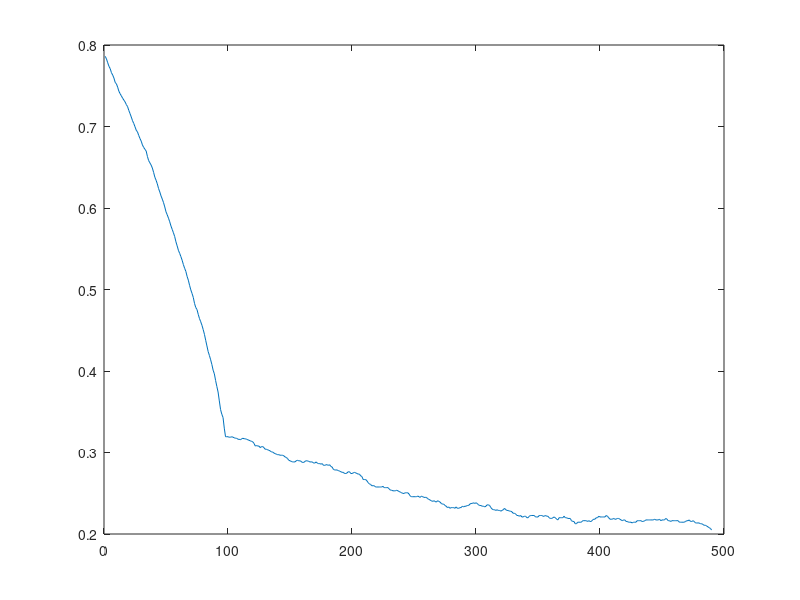

MATLAB code to generate this figure:
m = 100;
n = 100;
radius = 40;
center = [50, 50];
true_X = ones(m,n) * -1;  % true value
for i = 1:m
   for j = 1:n
      if ( (i - center(1))^2 + (j - center(2))^2 < radius^2 ) 
          true_X(i,j) = 1;
      end 
   end    
end
% generate the picture
sigma = 1;
Y = true_X;
Y(2:m-1,2:n-1) = Y(2:m-1,2:n-1) + sigma * randn(m-2,n-2); % noise-corrupted observations;
X = randn(m,n) * sigma; % initial
X = sign(Y); % initial
J = 1e-0;
error_record = [];
weight = zeros((m-2)*(n-2),1);
for j = 2:m-1
    for k = 2:n-1 
         prev_X = X(i,k);
         neighbor_sum = X(j-1,k) + X(j+1,k) + X(j,k-1) + X(j,k+1);
         X(j,k) = Y(j,k) + J * neighbor_sum + sigma * randn();  % update
         %weight( (j-2)*(n-2) + k-1 ) = abs(X(j,k) - prev_X);
         X(j,k) = sign(X(j,k));
         weight( (j-2)*(n-2) + k-1 ) = abs(X(j,k) - prev_X);
    end
    err = (norm(X-true_X,'fro'))/norm(true_X,'fro');
    error_record = [error_record,err];
end
lambda = 0.5;
weight1 = weight + lambda ; %  avoid zero division
weight_normal = (weight1) / sum(weight1);
iter = 4;
for i = 1:iter
    weight1 = weight + lambda ; %  avoid zero division
    weight_normal = (weight1) / sum(weight1);
   for jj = 2:m-1
       p = randsample(1:(m-2)*(n-2),n-2,true,weight_normal); % importance sampling
       for kk = 1:n-2
          index = p(kk);
          j = floor((index-1) / (n-2)) + 2;
          k = index - (j-2) * (n-2) + 1;
          prev_X = X(j,k);
          neighbor_sum = X(j-1,k) + X(j+1,k) + X(j,k-1) + X(j,k+1);
          X(j,k) = Y(j,k) + J * neighbor_sum + sigma * randn();
          X(j,k) = sign(X(j,k));
          weight(index) = abs(X(j,k) - prev_X);
       end
       err = (norm(X-true_X,'fro'))/norm(true_X,'fro');
       error_record = [error_record,err];
   end   
    
end
 plot(error_record);


